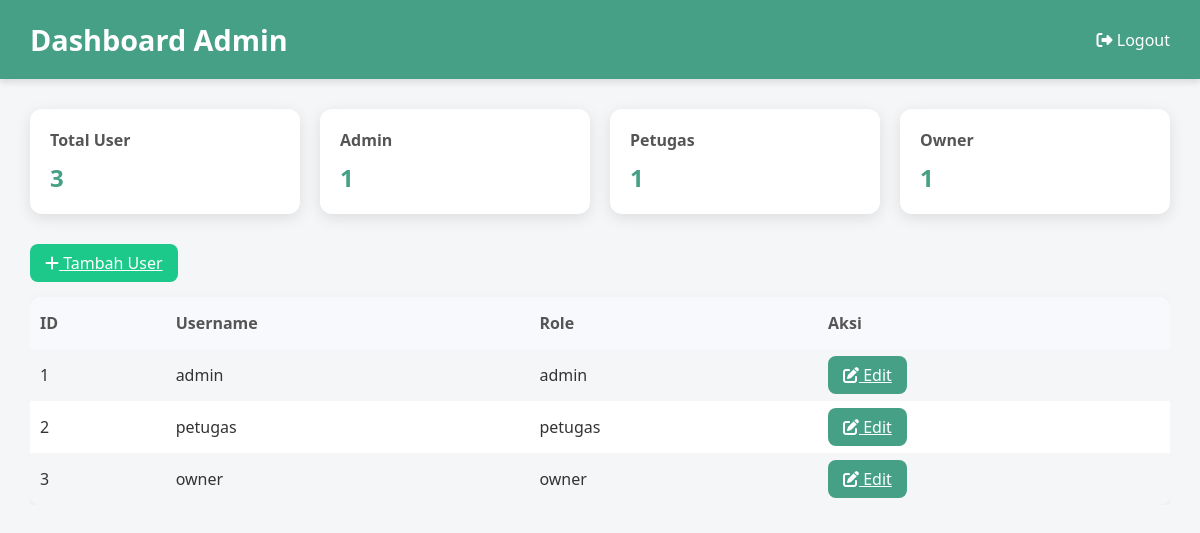
Screenshot of /view/dashboardAdmin.php (signed in) with the database file from the repository.
### tables this page shows
CREATE TABLE
    users (
        id INT AUTO_INCREMENT PRIMARY KEY,
        username VARCHAR(50),
        password VARCHAR(50),
        role enum ('admin', 'petugas', 'owner') NOT NULL DEFAULT 'petugas' COMMENT 'admin: admin, petugas: petugas, owner: owner'
    );

### config/Database.php (called while the page is built, shortened)
<?php
class Database
{
    public function __construct()
    {
        $this->conn = new mysqli(
            "localhost",
            "root",
            "",
            "smart_parkir"
        );
    }
}
?>

### model/UsersModel.php (called while the page is built, shortened)
<?php
require_once __DIR__ . "/../config/Database.php";
class UsersModel
{
    private $conn;
    public function __construct()
    {
        $database = new Database();
        $this->conn = $database->conn;
    }
    public function getUserAll()
    {
        $sql = "SELECT * FROM users";
        $result = $this->conn->query($sql);
        $users = [];
        while ($row = $result->fetch_assoc()) {
            $users[] = $row;
        }
        return $users;
    }
}
?>

### controller/UsersController.php (called while the page is built, shortened)
<?php
require_once __DIR__ . "/../model/UsersModel.php";
class UsersController
{
    private $usersModel;
    public function __construct()
    {
        $this->usersModel = new UsersModel();
    }
    public function getUserAll()
    {
        return $this->usersModel->getUserAll();
    }
}
?>

### view/dashboardAdmin.php (the view, shortened to what this page needs)
<?php
require_once "../controller/UsersController.php";
$usersController = new UsersController();
$users = $usersController->getUserAll();
?>
<!DOCTYPE html>
<html lang="id">
<head>
    <link rel="stylesheet" href="https://cdnjs.cloudflare.com/ajax/libs/font-awesome/6.5.0/css/all.min.css">
</head>
<body>
    <header>
        <h1>Dashboard Admin</h1>
        <a href="../controller/logout.php"><i class="fa fa-sign-out-alt"></i> Logout</a>
    </header>
    <div class="container">
        <div class="cards">
            <div class="card">
                <h3>Total User</h3>
                <p><?= count($users) ?></p>
            </div>
            <div class="card">
                <h3>Admin</h3>
                <p><?= count(array_filter($users, fn($u) => $u['role'] == 'admin')) ?></p>
            </div>
            <div class="card">
                <h3>Petugas</h3>
                <p><?= count(array_filter($users, fn($u) => $u['role'] == 'petugas')) ?></p>
            </div>
            <div class="card">
                <h3>Owner</h3>
                <p><?= count(array_filter($users, fn($u) => $u['role'] == 'owner')) ?></p>
            </div>
        </div>
        <div style="overflow-x:auto; animation: fadeInUp 0.8s ease;">
            <a href="addUser.php" class="btn btn-add" style="margin-bottom:15px; display:inline-block;"><i
                    class="fa fa-plus"></i> Tambah User</a>
            <table>
                <tr>
                    <th>ID</th>
                    <th>Username</th>
                    <th>Role</th>
                    <th>Aksi</th>
                </tr>
                <?php foreach ($users as $user): ?>
                    <tr>
                        <td><?= $user['id'] ?></td>
                        <td><?= $user['username'] ?></td>
                        <td><?= $user['role'] ?></td>
                        <td>
                            <a href="editUser.php?id=<?= $user['id'] ?>" class="btn btn-edit"><i class="fa fa-edit"></i>
                                Edit</a>
                        </td>
                    </tr>
                <?php endforeach; ?>
            </table>
        </div>
    </div>
</body>
</html>

### view/dashboardAdmin.php (style rules this page uses)
* { margin: 0; padding: 0; box-sizing: border-box; }
body { font-family: 'Segoe UI', Tahoma, Geneva, Verdana, sans-serif; background: #f4f6f8; color: #333; }
header { background: #46A085; color: #fff; padding: 20px 30px; display: flex; justify-content: space-between; align-items: center; box-shadow: 0 4px 6px rgba(0, 0, 0, 0.1); animation: slideDown 0.6s ease; }
header h1 { font-size: 1.8rem; }
header a { color: #fff; text-decoration: none; font-weight: 500; transition: 0.3s; }
.container { width: 95%; max-width: 1200px; margin: 30px auto; }
.cards { display: flex; flex-wrap: wrap; gap: 20px; margin-bottom: 30px; }
.card { flex: 1; min-width: 200px; background: #fff; padding: 20px; border-radius: 12px; box-shadow: 0 4px 15px rgba(0, 0, 0, 0.1); transition: 0.3s; animation: fadeInUp 0.6s ease; }
.card h3 { font-size: 1rem; color: #555; margin-bottom: 10px; }
.card p { font-size: 1.5rem; font-weight: bold; color: #46A085; }
table { width: 100%; border-collapse: collapse; background: #fff; border-radius: 12px; overflow: hidden; box-shadow: 0 4px 15px rgba(0, 0, 0, 0.05); }
th, td { padding: 15px 10px; text-align: left; }
th { background: #f8f9fc; color: #555; font-weight: 600; }
tr:nth-child(even) { background: #f4f6f8; }
.btn { padding: 8px 15px; border: none; border-radius: 8px; color: #fff; cursor: pointer; font-weight: 500; transition: 0.3s; }
.btn-add { background: #1cc88a; }
.btn-edit { background: #46A085; }

### rows the page displays
users: id "1", username "admin", role "admin"
users: id "2", username "petugas", role "petugas"
users: id "3", username "owner", role "owner"

### other values shown
count($users) "3"
count(array_filter($users, fn($u) => $u['role'] == 'admin')) "1"
count(array_filter($users, fn($u) => $u['role'] == 'petugas')) "1"
count(array_filter($users, fn($u) => $u['role'] == 'owner')) "1"
